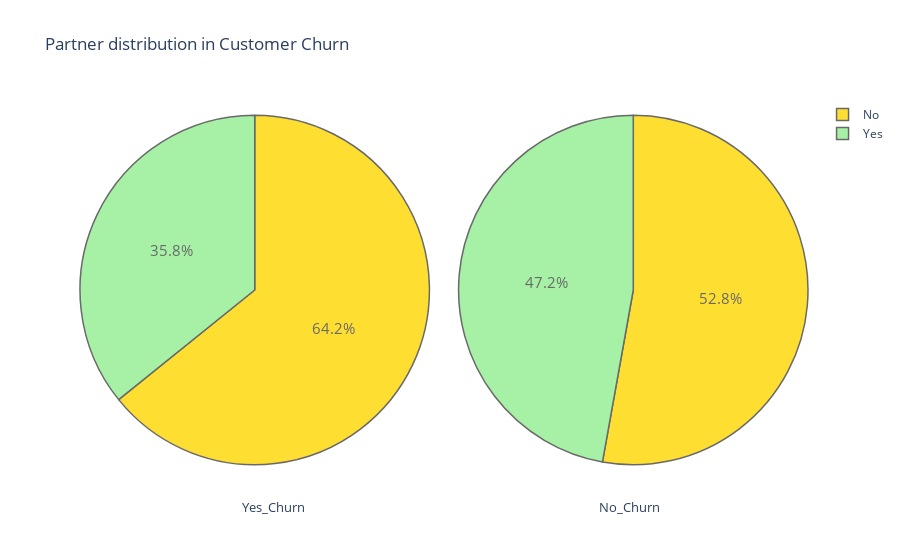

The code cell stored with this chart in its notebook:
### Code cell
plot_pie('Partner')

### Figure 1 — Plotly figure (JSON) as saved in the notebook; plotly's stock layout.template omitted (floating-point values rounded to 4 significant figures)
{"data": [{"domain": {"x": [0, 0.48]}, "hoverinfo": "label+percent+name", "labels": ["No", "Yes"], "marker": {"colors": ["gold", "lightgreen", "lightcoral", "lightskyblue", "lightgrey", "orange", "white", "lightpink"], "line": {"width": 1.5}}, "name": "Churn Customer", "opacity": 0.8, "textfont": {"size": 15}, "type": "pie", "values": [1200, 669]}, {"domain": {"x": [0.52, 1]}, "hoverinfo": "label+percent+name", "labels": ["Yes", "No"], "marker": {"colors": ["gold", "lightgreen", "lightcoral", "lightskyblue", "lightgrey", "orange", "white", "lightpink"], "line": {"width": 1.5}}, "name": "Non Churn Customer", "opacity": 0.8, "textfont": {"size": 15}, "type": "pie", "values": [2733, 2441]}], "layout": {"annotations": [{"font": {"size": 13}, "showarrow": false, "text": "Yes_Churn", "x": 0.22, "y": -0.1}, {"font": {"size": 13}, "showarrow": false, "text": "No_Churn", "x": 0.8, "y": -0.1}], "title": {"text": "Partner distribution in Customer Churn "}}}
